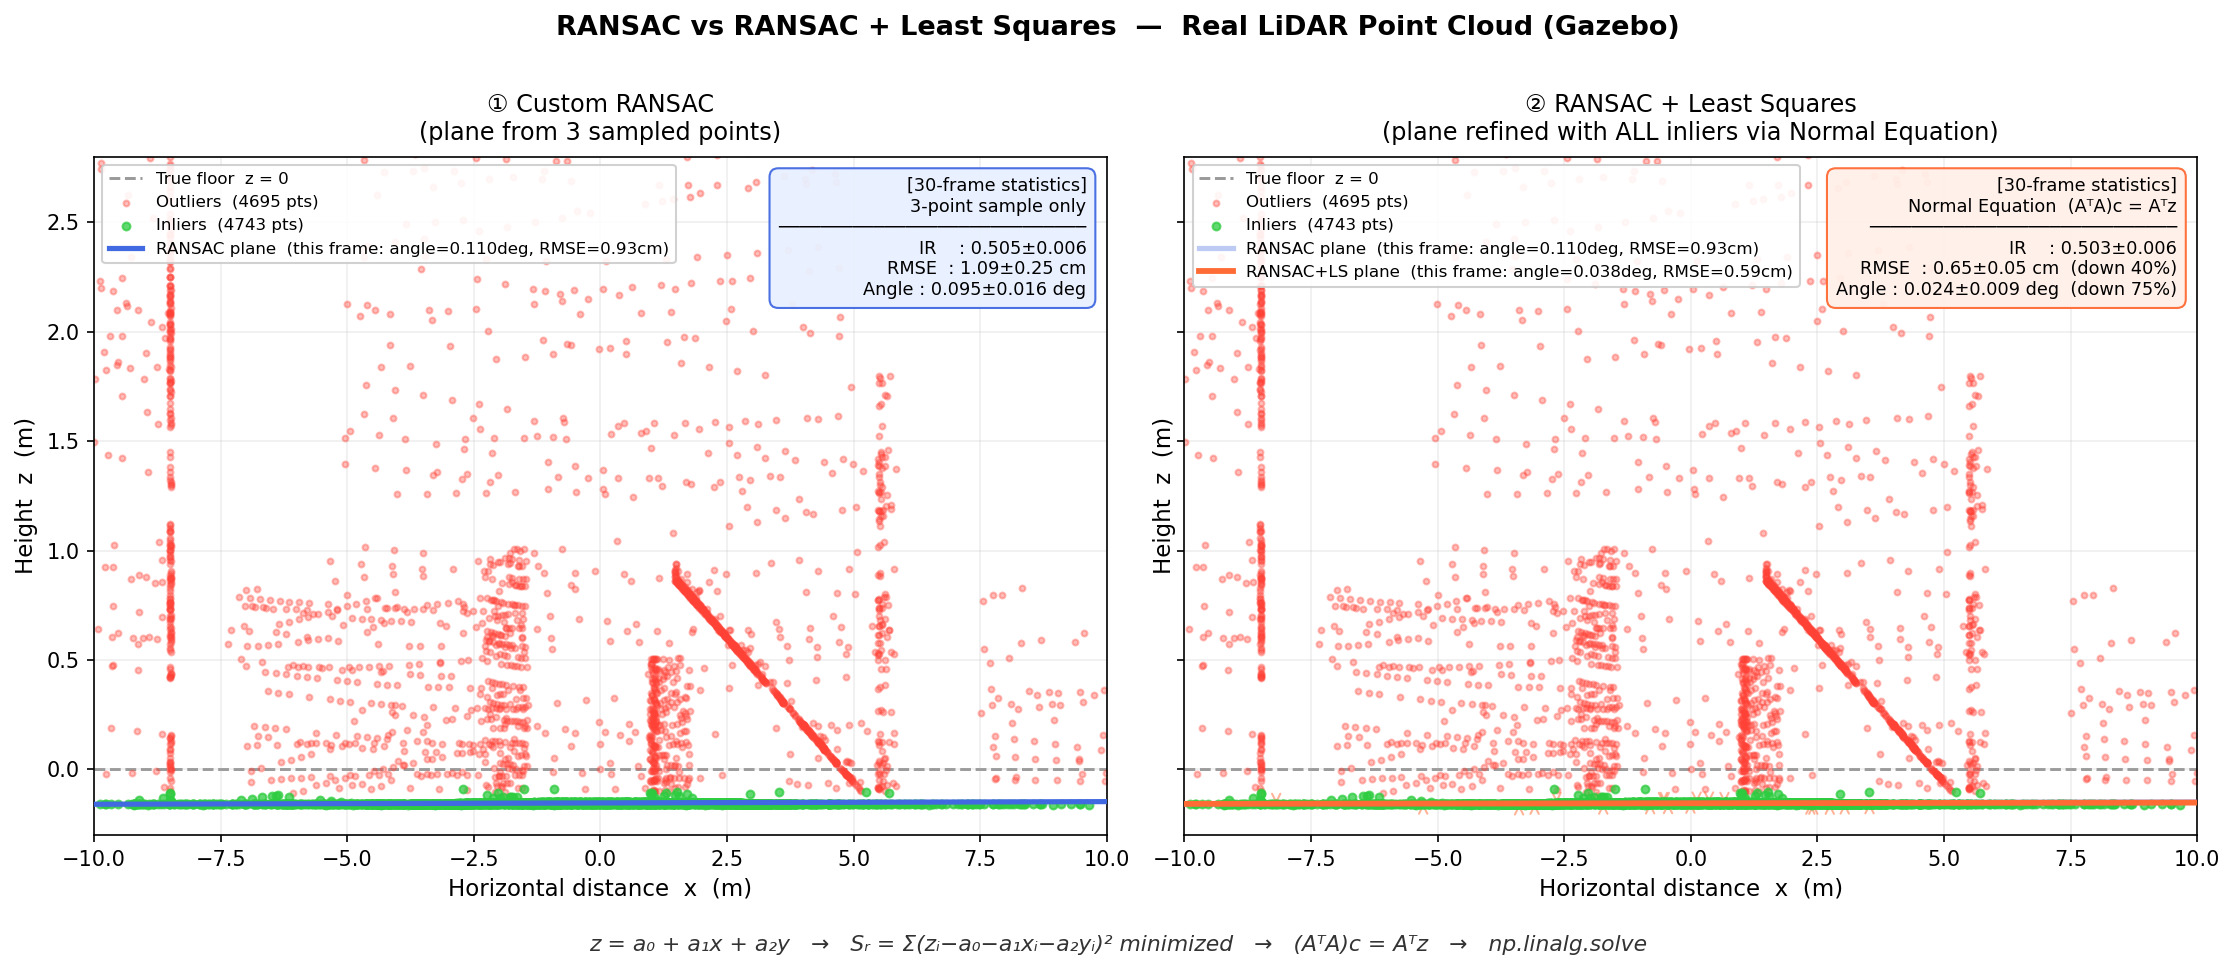

The Python source for this figure:
#!/usr/bin/env python3
"""
실제 LiDAR 포인트 클라우드 데이터로 RANSAC vs RANSAC+LS 비교 그림 생성.
먼저 시뮬레이션을 실행해 /tmp/plane_fit_data.npz 를 생성한 뒤 실행하세요.
  python3 fig_ls_comparison.py
"""
import sys
import numpy as np
import matplotlib
matplotlib.use('Agg')
import matplotlib.pyplot as plt
import math

DATA_PATH = '/tmp/plane_fit_data.npz'

# ── 데이터 로드 ────────────────────────────────────────────────────────────────
try:
    data = np.load(DATA_PATH)
except FileNotFoundError:
    print(f'[오류] {DATA_PATH} 없음.')
    print('시뮬레이션을 실행하고 5프레임 처리될 때까지 기다려 주세요.')
    sys.exit(1)

points      = data['points']           # Nx3  (x, y, z)
inliers_r   = data['inliers_ransac']   # 인덱스 배열
inliers_l   = data['inliers_ls']
plane_r     = data['plane_ransac']     # [a, b, c, d]
plane_l     = data['plane_ls']

print(f'로드 완료: {len(points)} points, '
      f'RANSAC inliers={len(inliers_r)}, LS inliers={len(inliers_l)}')

# ── 인라이어 / 아웃라이어 분리 ─────────────────────────────────────────────────
outlier_mask = np.ones(len(points), dtype=bool)
outlier_mask[inliers_l] = False

in_pts  = points[inliers_l]
out_pts = points[outlier_mask]

# ── 2D 투영: x-z 단면 (수평 거리 vs 높이) ─────────────────────────────────────
# 시각화를 위해 포인트 수 제한 (최대 3000개)
rng = np.random.default_rng(0)
def sample(pts, n=3000):
    if len(pts) <= n:
        return pts
    return pts[rng.choice(len(pts), n, replace=False)]

in_s  = sample(in_pts)
out_s = sample(out_pts)

# x 범위
x_all = points[:, 0]
xp    = np.linspace(-10, 10, 400)

def plane_line_xz(plane, xp, y=0.0):
    """ax + by + cz + d = 0  →  z = (-a*x - b*y - d) / c"""
    a, b, c, d = plane
    if abs(c) < 1e-9:
        return None
    return (-a * xp - b * y - d) / c

z_line_r = plane_line_xz(plane_r, xp)
z_line_l = plane_line_xz(plane_l, xp)

# 평면의 각도 오차 계산
def angle_err(plane):
    n = plane[:3] / (np.linalg.norm(plane[:3]) + 1e-12)
    dot = abs(float(np.dot(n, [0, 0, 1])))
    return math.degrees(math.acos(min(1.0, dot)))

theta_r = angle_err(plane_r)
theta_l = angle_err(plane_l)

# RMSE (인라이어 기준)
def rmse(pts, plane):
    a, b, c, d = plane
    dists = np.abs(pts @ plane[:3] + d)
    return float(np.sqrt(np.mean(dists**2)))

rmse_r = rmse(in_pts, plane_r) * 100   # cm
rmse_l = rmse(in_pts, plane_l) * 100

# ── 실제 측정 통계 (30프레임 평균) ────────────────────────────────────────────
STATS = dict(
    ransac=dict(ir='0.505±0.006', rmse='1.09±0.25 cm', angle='0.095±0.016 deg'),
    ls    =dict(ir='0.503±0.006', rmse='0.65±0.05 cm', angle='0.024±0.009 deg'),
)

# ── 그림 ────────────────────────────────────────────────────────────────────────
COLORS = dict(inlier='#2ECC40', outlier='#FF4136',
              sample='royalblue', ransac='royalblue',
              ls='#FF6B35', truth='#555555')

fig, axes = plt.subplots(1, 2, figsize=(15, 6), sharey=True)
fig.suptitle(
    'RANSAC vs RANSAC + Least Squares  —  Real LiDAR Point Cloud (Gazebo)',
    fontsize=13, fontweight='bold', y=1.01)

titles = [
    f'① Custom RANSAC\n(plane from 3 sampled points)',
    f'② RANSAC + Least Squares\n(plane refined with ALL inliers via Normal Equation)',
]

for i, ax in enumerate(axes):
    # 정답 바닥
    ax.axhline(0, color=COLORS['truth'], linestyle='--', linewidth=1.4,
               alpha=0.6, zorder=1, label='True floor  z = 0')

    # 아웃라이어 (x-z 투영) — x 범위 안에 있는 것만
    out_view = out_s[(out_s[:, 0] >= -10) & (out_s[:, 0] <= 10)]
    ax.scatter(out_view[:, 0], out_view[:, 2], color=COLORS['outlier'],
               s=8, alpha=0.35, zorder=2, label=f'Outliers  ({len(out_pts)} pts)')

    # 인라이어 (x-z 투영) — 더 크고 진하게
    in_view = in_s[(in_s[:, 0] >= -10) & (in_s[:, 0] <= 10)]
    ax.scatter(in_view[:, 0], in_view[:, 2], color=COLORS['inlier'],
               s=14, alpha=0.75, zorder=4, label=f'Inliers  ({len(in_pts)} pts)')

    # RANSAC 평면선
    if z_line_r is not None:
        lbl_r = f'RANSAC plane  (this frame: angle={theta_r:.3f}deg, RMSE={rmse_r:.2f}cm)'
        ax.plot(xp, z_line_r, color=COLORS['ransac'], linewidth=2.5, zorder=5,
                label=lbl_r, alpha=(1.0 if i == 0 else 0.35))

    if i == 1:
        # LS 평면선
        if z_line_l is not None:
            lbl_l = f'RANSAC+LS plane  (this frame: angle={theta_l:.3f}deg, RMSE={rmse_l:.2f}cm)'
            ax.plot(xp, z_line_l, color=COLORS['ls'], linewidth=2.8, zorder=6, label=lbl_l)

        # 잔차 화살표 (인라이어 샘플 일부)
        arrow_pts = in_s[::max(1, len(in_s)//20)]   # 최대 20개
        a, b, c, d = plane_l
        for p in arrow_pts:
            z_pred = (-a * p[0] - b * p[1] - d) / c
            ax.annotate('', xy=(p[0], z_pred), xytext=(p[0], p[2]),
                        arrowprops=dict(arrowstyle='->', color=COLORS['ls'],
                                        lw=1.0, alpha=0.5))

        # 정보 박스: 30프레임 통계
        s = STATS['ls']
        rmse_imp = (1 - 0.0065 / 0.0109) * 100
        ang_imp  = (1 - 0.024  / 0.095 ) * 100
        info = (f'[30-frame statistics]\n'
                f'Normal Equation  (AᵀA)c = Aᵀz\n'
                f'─────────────────────────────\n'
                f'IR    : {s["ir"]}\n'
                f'RMSE  : {s["rmse"]}  (down {rmse_imp:.0f}%)\n'
                f'Angle : {s["angle"]}  (down {ang_imp:.0f}%)')
        ax.text(0.98, 0.97, info, transform=ax.transAxes,
                ha='right', va='top', fontsize=8.5,
                bbox=dict(boxstyle='round,pad=0.5', fc='#FFF0E8',
                          ec=COLORS['ls'], alpha=0.95))
    else:
        s = STATS['ransac']
        info = (f'[30-frame statistics]\n'
                f'3-point sample only\n'
                f'─────────────────────────────\n'
                f'IR    : {s["ir"]}\n'
                f'RMSE  : {s["rmse"]}\n'
                f'Angle : {s["angle"]}')
        ax.text(0.98, 0.97, info, transform=ax.transAxes,
                ha='right', va='top', fontsize=8.5,
                bbox=dict(boxstyle='round,pad=0.5', fc='#E8F0FF',
                          ec=COLORS['ransac'], alpha=0.95))

    ax.set_xlim(-10, 10)
    ax.set_ylim(-0.3, 2.8)
    ax.set_xlabel('Horizontal distance  x  (m)', fontsize=11)
    ax.set_ylabel('Height  z  (m)', fontsize=11)
    ax.set_title(titles[i], fontsize=11.5, pad=8)
    ax.legend(loc='upper left', fontsize=8, framealpha=0.9)
    ax.grid(True, alpha=0.2)

fig.text(0.5, -0.03,
         'z = a₀ + a₁x + a₂y   →   Sᵣ = Σ(zᵢ−a₀−a₁xᵢ−a₂yᵢ)² minimized'
         '   →   (AᵀA)c = Aᵀz   →   np.linalg.solve',
         ha='center', fontsize=10.5, style='italic', color='#333333')

plt.tight_layout()
out = '/home/seo/ros2_ws/ugv_ws/fig_ls_comparison.png'
plt.savefig(out, dpi=150, bbox_inches='tight')
print(f'저장 완료: {out}')
